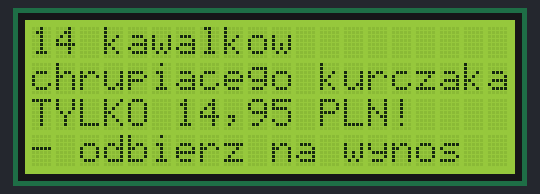
Simulated run of this sketch. Board: Arduino Uno, built with avr-gcc and run on an emulated ATmega328P. Parts: 20×4 character LCD.

Above: at 0.2 s.
At 2.2 s:
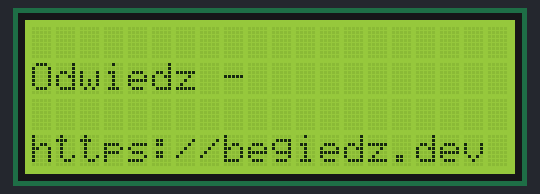

The sketch:

lcd-i2c.ino
```cpp
#include <LiquidCrystal_I2C.h>

LiquidCrystal_I2C lcd(0x27, 20 ,4);

  void setup() {
    lcd.init();
    lcd.backlight();
  }

  void loop() {
    lcd.clear();
    lcd.setCursor(0,0);
    lcd.print("14 kawalkow");
    lcd.setCursor(0,1);
    lcd.print("chrupiacego kurczaka");
    lcd.setCursor(0,2);
    lcd.print("TYLKO 14,95 PLN!");
    lcd.setCursor(0,3);
    lcd.print("- odbierz na wynos");
    delay(2000);

    lcd.clear();
    lcd.setCursor(0,1);
    lcd.print("Odwiedz -");
    lcd.setCursor(0,3);
    lcd.print("https://begiedz.dev");
    delay(2000);
  }
```

Measured:
- what the display in image 1 shows lasts 2.0 s, from 2.2 s to 4.2 s
